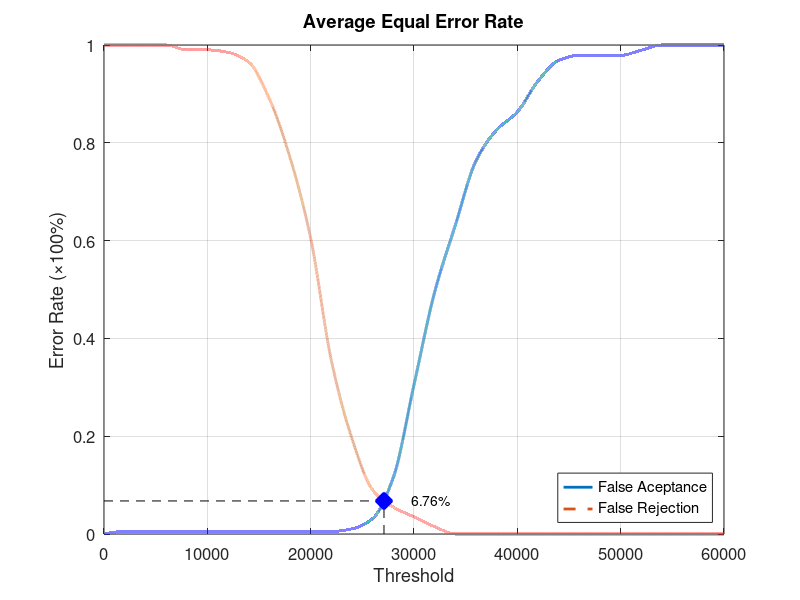
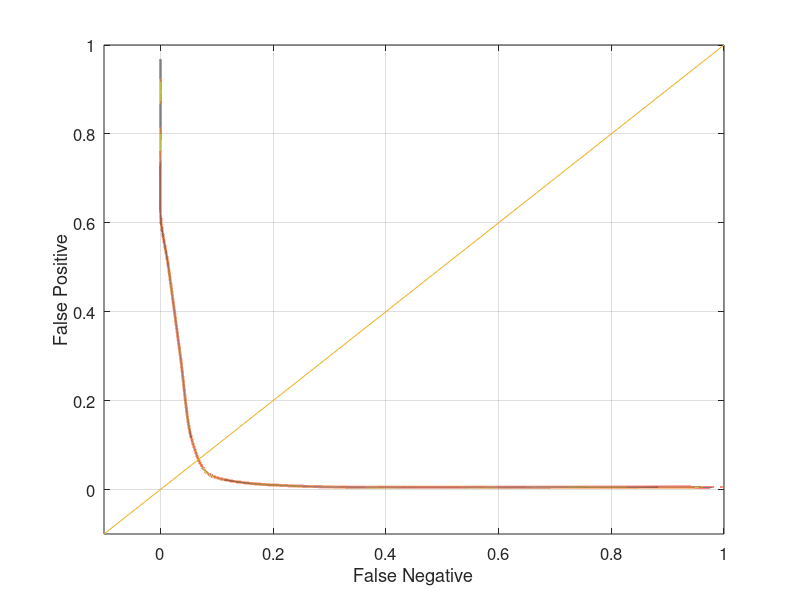

The MATLAB source for these figures, in order:
function yEER = Database3_3
close all;
clear;
clc;
x = 0:2000:60000;
xq = 0:0.5:60000;

y0 = [0 0.00526316 0.00526316 0.00526316 0.00526316 0.00526316 0.00526316 0.00526316 0.00526316 0.00526316 0.00526316 0.00526316 0.0105263 0.0315789 0.115789 0.305263 0.494737 0.631579 0.763158 0.826316 0.863158 0.926316 0.968421 0.978947 0.978947 0.978947 0.989474 1 1 1 1];
yy0 = interp1(x, y0, xq, 'pchip');
y1 = [1 1 1 1 0.99 0.99 0.985 0.965 0.89 0.77 0.605 0.355 0.195 0.09 0.055 0.035 0.015 0 0 0 0 0 0 0 0 0 0 0 0 0 0];
yy1 = interp1(x, y1, xq, 'pchip');

% Calculating EER: 
y2 = abs(y0 - y1);
find(y2 == min(y2))
yy2 = abs(yy0 - yy1);
xEER = find(yy2 == min(yy2));
xEERIndex = xq(xEER) % X-axis EER
yEER = yy0(xEER) % Y-axis EER

main = figure
plot(xq, yy0,'-','LineWidth', 2);	hold on
plot(xq, yy1,'--','LineWidth', 2);	hold on
plot([xEERIndex xEERIndex], [0 yEER], 'k--');	hold on
plot([0 xEERIndex], [yEER yEER], 'k--');	hold on
plot(xEERIndex, yEER, 'bx', 'LineWidth', 10);	hold on
text(xEERIndex + 10 * xEERIndex / 100, yEER, [num2str(round((10000 * yEER)) / 100) '%'])
legend('False Aceptance', 'False Rejection', 'Location', 'SouthEast')
xlabel('Threshold')
ylabel('Error Rate (\times100%)')
title('Average Equal Error Rate')
set(gca, 'FontSize', 12)
axis([0 60000 0 1])
grid on

print(main, 'Database3_3Main', '-dpng');
FNRxFPR = figure('Color', [1 1 1]);
plot(yy1, yy0, '-', yy1, yy0, 'LineWidth', 2);
hold on
y = -0.1:0.1:1
plot(y, y); 
set(gca, 'FontSize', 12)
xlabel('False Negative')
ylabel('False Positive')
axis([-0.1 1 -0.1 1])
set(gca, 'FontSize', 12)
grid on

print(FNRxFPR, 'Database3_3FNRxFPR','-dpng');
end
